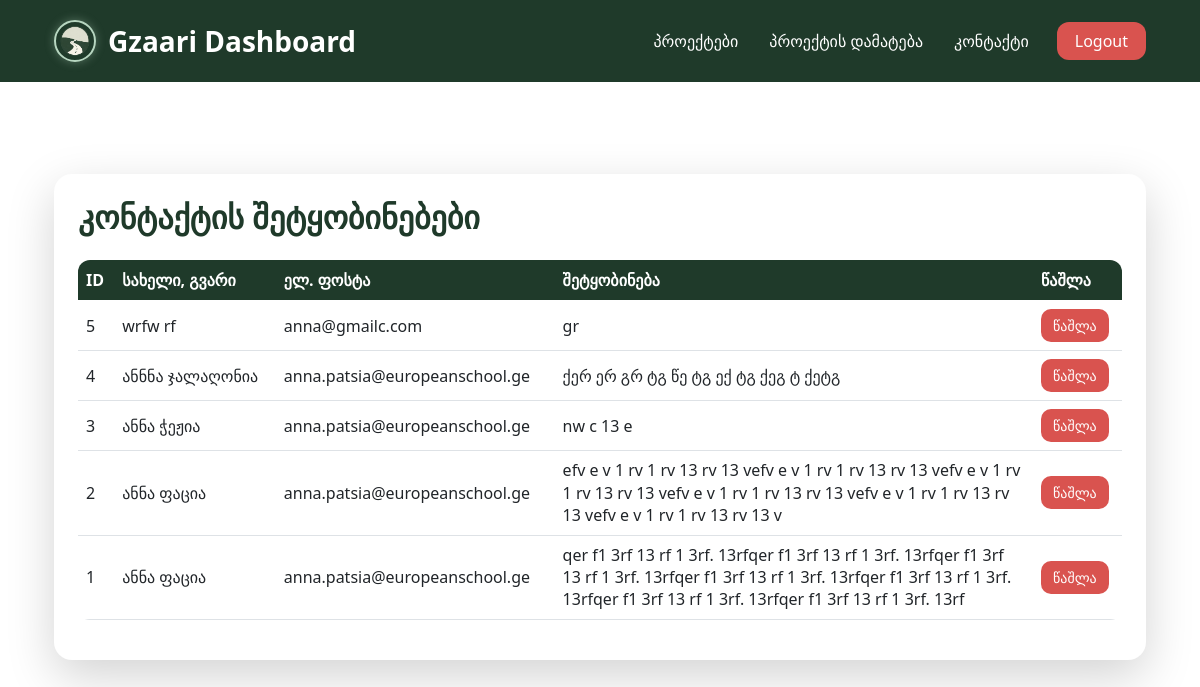
/admin/contacts (signed in), run on an earlier commit of the app's database.
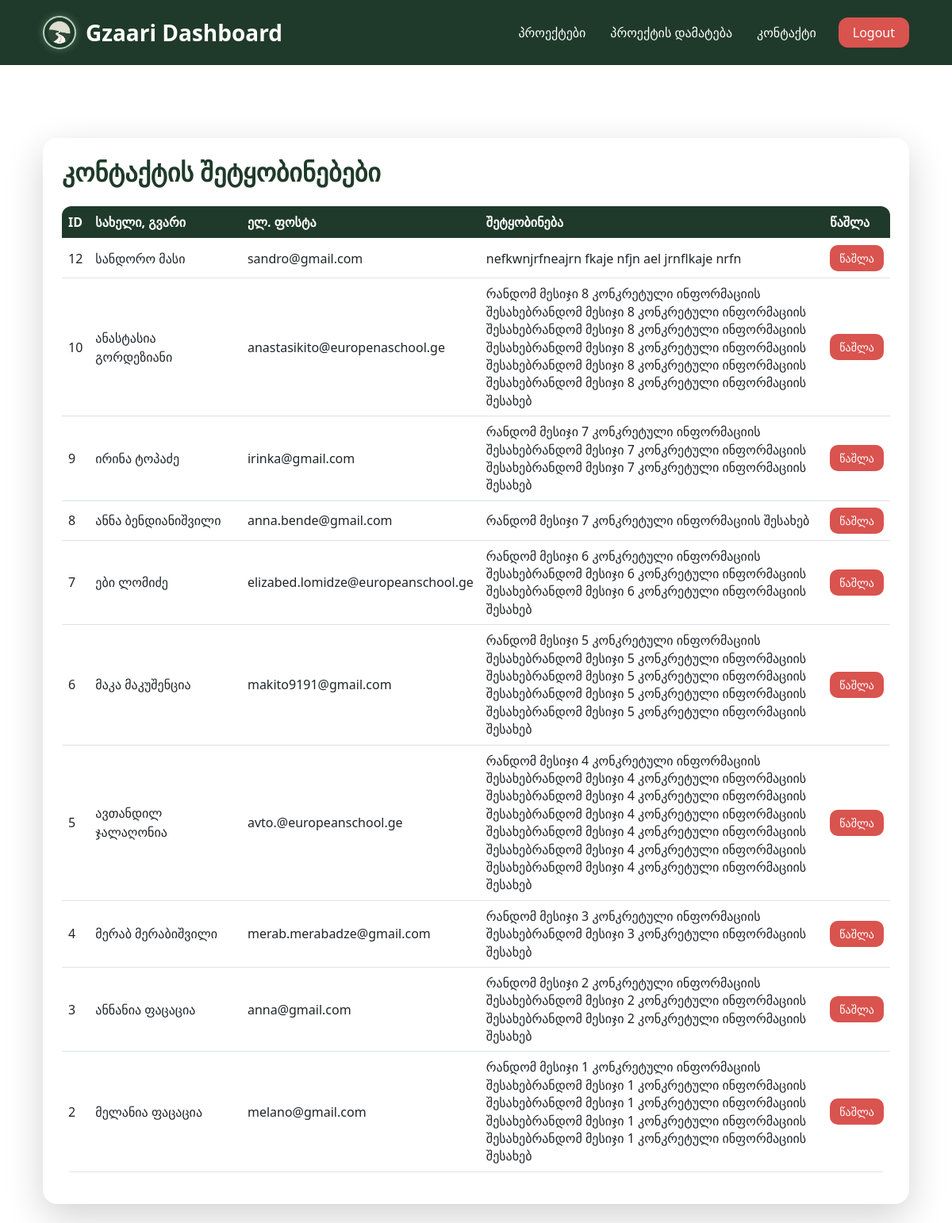
And on a later commit of the database.
### app.py (models this page shows)
class Contact(db.Model):
    __tablename__ = 'contacts'
    id = db.Column(db.Integer, primary_key=True)
    name = db.Column(db.String(120), nullable=False)
    email = db.Column(db.String(120), nullable=False)
    message = db.Column(db.Text, nullable=False)

### app.py (the view)
@app.route('/admin/contacts')
@login_required
def admin_contacts():
    contacts = Contact.query.order_by(Contact.id.desc()).all()
    return render_template('admin_contacts.html', contacts=contacts)

### app.py (called while the page is built)
def login_required(f):
    @wraps(f)
    def wrapper(*args, **kwargs):
        if not session.get('logged_in'):
            return redirect(url_for('login'))
        return f(*args, **kwargs)
    return wrapper

### templates/admin_contacts.html (shortened to what this page needs)
{% extends "admin_base.html" %}
{% block content %}
<div class="container mt-5">
    <div class="card admin-card shadow-lg border-0 rounded-4">
        <div class="card-body p-4">
            <div class="d-flex justify-content-between align-items-center mb-4">
                <h2 class="admin-title">
                    კონტაქტის შეტყობინებები
                </h2>
            </div>
            <div class="table-responsive">
                <table class="table table-hover align-middle admin-table">
                    <thead class="admin-table-head">
                        <tr>
                            <th>ID</th>
                            <th>სახელი, გვარი</th>
                            <th>ელ. ფოსტა</th>
                            <th>შეტყობინება</th>
                            <th>წაშლა</th>
                        </tr>
                    </thead>
                    <tbody>
                        {% for c in contacts %}
                        <tr>
                            <td>{{ c.id }}</td>
                            <td>{{ c.name }}</td>
                            <td>{{ c.email }}</td>
                            <td class="message-cell">
                                {{ c.message }}
                            </td>
                            <td>
                                <form method="POST"
                                      action="{{ url_for('delete_contact', contact_id=c.id) }}"
                                      onsubmit="return confirmDeleteContact(this)"
                                      class="delete-form">
                                    <button type="submit"
                                            class="btn btn-delete btn-sm delete-btn">
                                        წაშლა
                                    </button>
                                </form>
                            </td>
                        </tr>
                        {% endfor %}
                    </tbody>
                </table>
            </div>
        </div>
    </div>
</div>
{% endblock %}

What changed in the data, as far as the page shows it:
removed Contact: id "1", name "ანნა ფაცია", email "anna.patsia@europeanschool.ge", message "qer f1 3rf 13 rf 1 3rf. 13rfqer f1 3rf 13 rf 1 3rf. 13rfqer f1 3rf 13 rf 1 3rf. 13rfqer f1 3rf 13 rf 1 3rf. 13rfqer f1 3rf 13 rf 1 3rf. 13rfqer f1 3rf 13 rf 1 3rf. 13rfqer f1 3rf 13 rf 1 3rf. 13rf"
added Contact: id "12", name "სანდორო მასი", email "sandro@gmail.com", message "nefkwnjrfneajrn fkaje nfjn ael jrnflkaje nrfn"
added Contact: id "10", name "ანასტასია გორდეზიანი", email "anastasikito@europenaschool.ge", message "რანდომ მესიჯი 8 კონკრეტული ინფორმაციის შესახებრანდომ მესიჯი 8 კონკრეტული ინფორმაციის შესახებრანდომ მესიჯი 8 კონკრეტული ინფორმაციის შესახებრანდომ მესიჯი 8 კონკრეტული ინფორმაციის შესახებრანდომ მესიჯი 8 კონკრეტული ინფორმაციის შესახებრანდომ მესიჯი 8 კონკრეტული ინფორმაციის შესახებ"
added Contact: id "9", name "ირინა ტოპაძე", email "irinka@gmail.com", message "რანდომ მესიჯი 7 კონკრეტული ინფორმაციის შესახებრანდომ მესიჯი 7 კონკრეტული ინფორმაციის შესახებრანდომ მესიჯი 7 კონკრეტული ინფორმაციის შესახებ"
added Contact: id "8", name "ანნა ბენდიანიშვილი", email "anna.bende@gmail.com", message "რანდომ მესიჯი 7 კონკრეტული ინფორმაციის შესახებ"
added Contact: id "7", name "ები ლომიძე", email "elizabed.lomidze@europeanschool.ge", message "რანდომ მესიჯი 6 კონკრეტული ინფორმაციის შესახებრანდომ მესიჯი 6 კონკრეტული ინფორმაციის შესახებრანდომ მესიჯი 6 კონკრეტული ინფორმაციის შესახებ"
added Contact: id "6", name "მაკა მაკუშენცია", email "makito9191@gmail.com", message "რანდომ მესიჯი 5 კონკრეტული ინფორმაციის შესახებრანდომ მესიჯი 5 კონკრეტული ინფორმაციის შესახებრანდომ მესიჯი 5 კონკრეტული ინფორმაციის შესახებრანდომ მესიჯი 5 კონკრეტული ინფორმაციის შესახებრანდომ მესიჯი 5 კონკრეტული ინფორმაციის შესახებ"
changed Contact id 5: name "wrfw rf" → "ავთანდილ ჯალაღონია"; email "anna@gmailc.com" → "avto.@europeanschool.ge"; message "gr" → "რანდომ მესიჯი 4 კონკრეტული ინფორმაციის შესახებრანდომ მესიჯი 4 კონკრეტული ინფორმაციის შესახებრანდომ მესიჯი 4 კონკრეტული ინფორმაციის შესახებრანდომ მესიჯი 4 კონკრეტული ინფორმაციის შესახებრანდომ მესიჯი 4 კონკრეტული ინფორმაციის შესახებრანდომ მესიჯი 4 კონკრეტული ინფორმაციის შესახებრანდომ მესიჯი 4 კონკრეტული ინფორმაციის შესახებ"
changed Contact id 4: name "ანნნა ჯალაღონია" → "მერაბ მერაბიშვილი"; email "anna.patsia@europeanschool.ge" → "merab.merabadze@gmail.com"; message "ქერ ერ გრ ტგ წე ტგ ექ ტგ ქეგ ტ ქეტგ" → "რანდომ მესიჯი 3 კონკრეტული ინფორმაციის შესახებრანდომ მესიჯი 3 კონკრეტული ინფორმაციის შესახებ"
changed Contact id 3: name "ანნა ჭეჟია" → "ანნანია ფაცაცია"; email "anna.patsia@europeanschool.ge" → "anna@gmail.com"; message "nw c 13 e" → "რანდომ მესიჯი 2 კონკრეტული ინფორმაციის შესახებრანდომ მესიჯი 2 კონკრეტული ინფორმაციის შესახებრანდომ მესიჯი 2 კონკრეტული ინფორმაციის შესახებ"
changed Contact id 2: name "ანნა ფაცია" → "მელანია ფაცაცია"; email "anna.patsia@europeanschool.ge" → "melano@gmail.com"; message "efv e v 1 rv 1 rv 13 rv 13 vefv e v 1 rv 1 rv 13 rv 13 vefv e v 1 rv 1 rv 13 rv 13 vefv e v 1 rv 1 rv 13 rv 13 vefv e v 1 rv 1 rv 13 rv 13 vefv e v 1 rv 1 rv 13 rv 13 v" → "რანდომ მესიჯი 1 კონკრეტული ინფორმაციის შესახებრანდომ მესიჯი 1 კონკრეტული ინფორმაციის შესახებრანდომ მესიჯი 1 კონკრეტული ინფორმაციის შესახებრანდომ მესიჯი 1 კონკრეტული ინფორმაციის შესახებრანდომ მესიჯი 1 კონკრეტული ინფორმაციის შესახებ"
